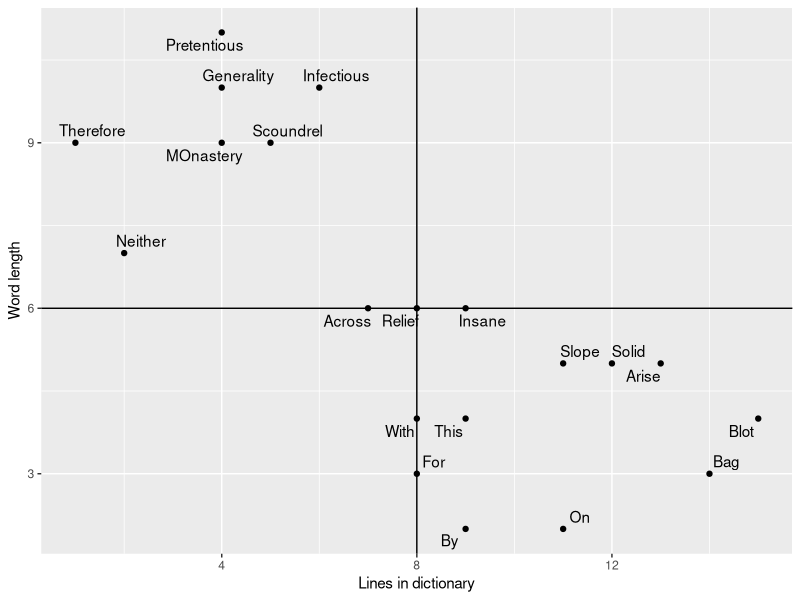
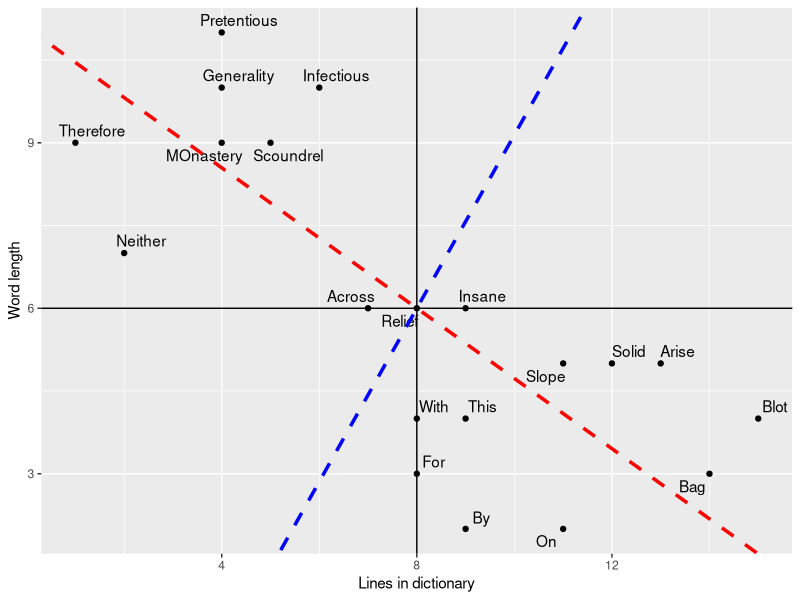
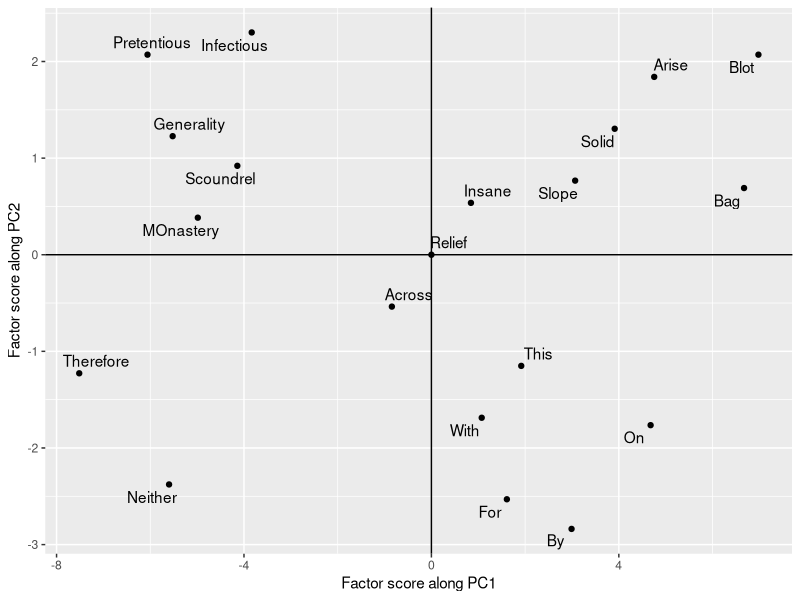
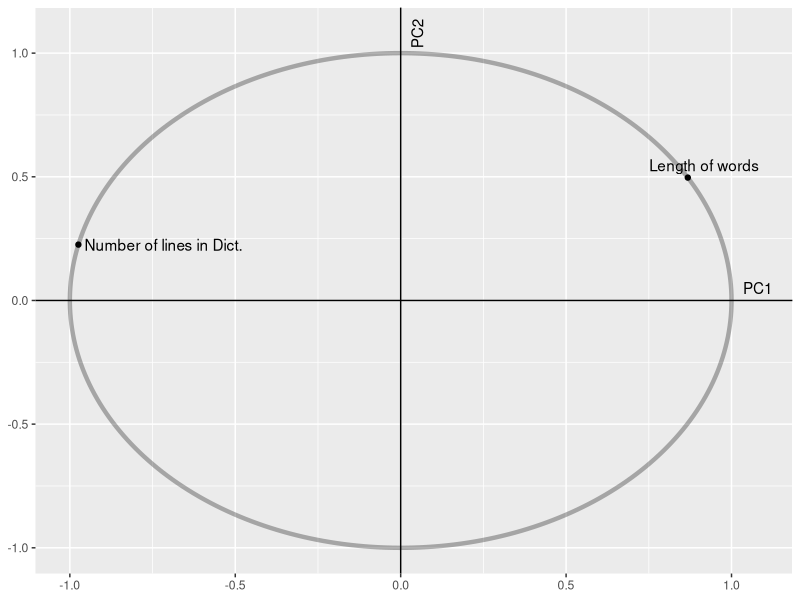
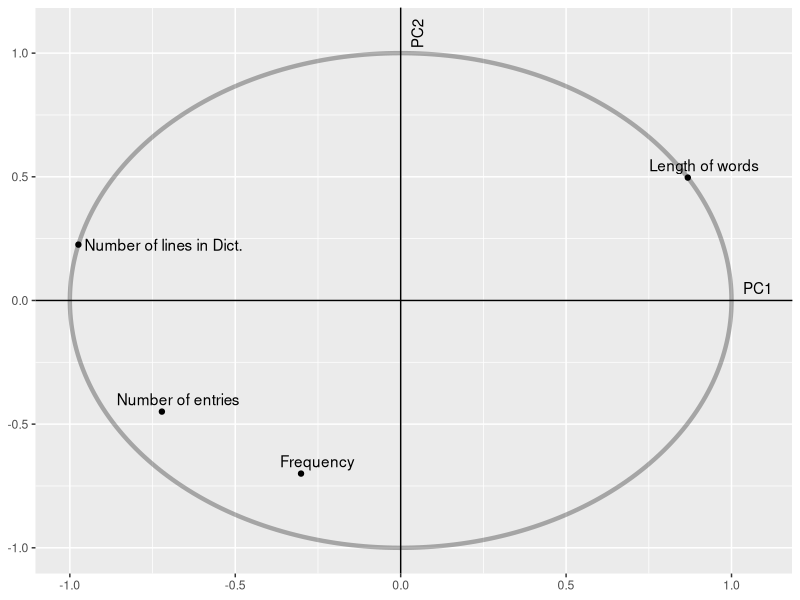
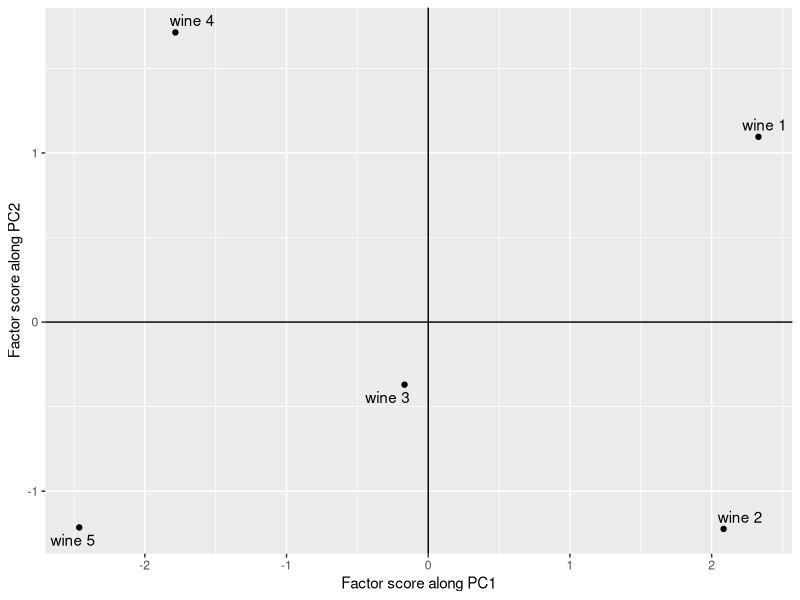
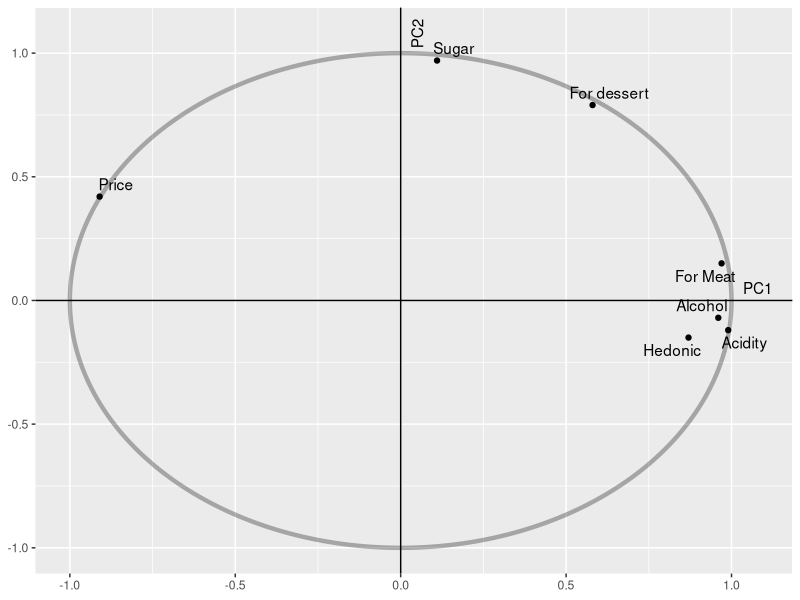
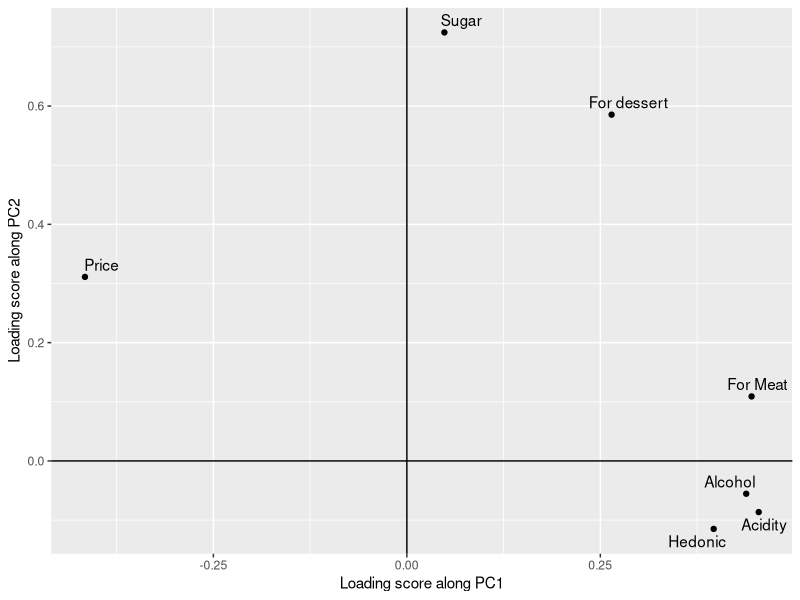

Here is the R script that generated these plots, in order:
## ---- chunk 1
library(ggplot2)
library(ggrepel)
## ---- chunk 2
# Table 1
# Load data
(words = read.csv("pca_abdi_words.csv",header = T))
(words_centered = scale(words[,2:3],scale = F)) # Removing the first column
## ---- chunk 3
pca_words_cov = prcomp(words[,2:3],scale = F) # cov stands for Covariance PCA
factor_scores_words = pca_words_cov$x
round(factor_scores_words,2)
## ---- chunk 4
#  It can also be checked that both the principal components are orthogonal.
sum(factor_scores_words[,1]*factor_scores_words[,2]) # PCs are orthogonal
## ---- chunk 5
round(factor_scores_words[,1]^2/sum(factor_scores_words[,1]^2)*100,2)
round(factor_scores_words[,2]^2/sum(factor_scores_words[,2]^2)*100,2)
## ---- chunk 6
round(factor_scores_words^2/matrix(rep(colSums(factor_scores_words^2),nrow(words)),ncol = 2,byrow = T)*100,2)
## ---- chunk 7
(dist = rowSums(factor_scores_words^2))
## ---- chunk 8
(sq_cos = round(factor_scores_words^2/rowSums(factor_scores_words^2)*100))
## ---- chunk 9
# Figue 1
p = ggplot(words,aes(x = Lines_in_dict,y = Word_length,label = Words))+
  geom_point()+ geom_text_repel()+ 
  geom_hline(yintercept = 6)+geom_vline(xintercept = 8)+
  labs(x = "Lines in dictionary",y = "Word length")
print(p)
# Show directions of PCs
# Note that intercept argument in geom_abline considers the line to be at the origin. In our case the data are mean shifted.
# So we have to adjust the intercept taking new origin into consideration. These adjustments have been made below.
slope1 = pca_words_cov$rotation[1,1]/pca_words_cov$rotation[2,1] # Slope of first PC
slope2 = pca_words_cov$rotation[1,2]/pca_words_cov$rotation[2,2] # Slope of second PC
(new_origin = c(mean(words$Lines_in_dict),mean(words$Word_length)))
intercept1 = 6 - slope1*8
intercept2 = 6 - slope2*8
p+geom_abline(slope = slope1,intercept = intercept1,linetype = "dashed",size = 1.2,col = "red")+
  geom_abline(slope = slope2,intercept = intercept2,linetype = "dashed",size = 1.2,col = "blue")
## ---- chunk 10
ggplot(as.data.frame(pca_words_cov$x),aes(-pca_words_cov$x[,1],pca_words_cov$x[,2],label = words$Words))+
  geom_point()+geom_text_repel()+geom_hline(yintercept = 0)+geom_vline(xintercept = 0)+
  xlab("Factor score along PC1")+ylab("Factor score along PC2")
## ---- chunk 11
sur = c(3,12) # It has 3 letter and 12 lines of dictionary entry
(sur_centered = sur - colMeans(words[,2:3]))
(factor_scores_sur = round(sur_centered %*% pca_words_cov$rotation,2))
## ---- chunk 12
(total_var_before = round(sum(diag(var(words_centered))),3))
## ---- chunk 13
(total_var_after = round(sum(diag(var(pca_words_cov$x))),3))
## ---- chunk 14
# Correlation between PCs and original variables
(cor(pca_words_cov$x,words_centered))
## ---- chunk 15
(cor(pca_words_cov$x,words_centered)^2)
## ---- chunk 16
colSums((cor(pca_words_cov$x,words_centered)^2))
## ---- chunk 17
(loading_matrix = pca_words_cov$rotation)
## ---- chunk 18
# Supplementary variable (Table 4)
Frequency = c(8,230,700,1,500,1,9,2,1,700,7,1,4,500,900,3,1,10,1,1)
Num_entries = c(6,3,12,2,7,1,1,6,1,5,2,1,5,9,7,1,1,4,4,2)
supp_data = data.frame(Frequency,Num_entries) # Supplementary data
## ---- chunk 19
supp_data_cent = scale(supp_data,scale = F) # Centered supplementary data
## ---- chunk 20
(corr_score_supp = round(cor(pca_words_cov$x,supp_data),4))
## ---- chunk 21
(round(cor(pca_words_cov$x,supp_data_cent),4))
## ---- chunk 22
(round(cor(pca_words_cov$x,supp_data_cent)^2,4))
## ---- chunk 23
(round(colSums(cor(pca_words_cov$x,supp_data_cent)^2),4))
## ---- chunk 24
# First plot correlation circle
x = seq(0,2*pi,length.out = 300)
circle = ggplot() + geom_path(data = data.frame(a = cos(x),b = sin(x)),
                     aes(cos(x),sin(x)),alpha = 0.3, size = 1.5)+
            geom_hline(yintercept = 0)+geom_vline(xintercept = 0)+
  annotate("text",x = c(1.08,0.05),y = c(0.05,1.08),label = c("PC1","PC2"),angle = c(0,90))+
            xlab(NULL)+ylab(NULL)
# Plotting original variables
cor_score = as.data.frame(cor(words_centered,pca_words_cov$x))
variable_plot_original = circle + geom_point(data = cor_score,  aes(cor_score[,1],cor_score[,2]))+
  geom_text_repel(aes(cor_score[,1],cor_score[,2],
                      label = c("Length of words","Number of lines in Dict."))) 
print(variable_plot_original)
## ---- chunk 25
variable_plot_original+
  geom_point(data = as.data.frame(corr_score_supp),
             aes(corr_score_supp[,1],corr_score_supp[,2]))+
  geom_text_repel(aes(corr_score_supp[,1],corr_score_supp[,2],
                      label = c("Frequency","Number of entries"))) 
## ---- chunk 26
# Table 6
(wine = read.csv("pca_abdi_wine.csv",header = T))
pca_wine_cor = prcomp(wine[2:8],scale = T)
ggplot(as.data.frame(pca_wine_cor$x),aes(x = pca_wine_cor$x[,1],y =  pca_wine_cor$x[,2], label = paste0("wine ",1:5)))+
  geom_point()+geom_text_repel()+ geom_vline(xintercept = 0)+ geom_hline(yintercept = 0)+
  xlab("Factor score along PC1")+ylab("Factor score along PC2")
## ---- chunk 27
# Table 7
(pca_wine_cor$x[,1:2])
## ---- chunk 28
round(pca_wine_cor$x[,1:2]^2/matrix(rep(colSums(pca_wine_cor$x[,1:2]^2),nrow(wine)),ncol = 2,byrow = T)*100,2)
## ---- chunk 29
(sq_cos = round(pca_wine_cor$x[,1:2]^2/rowSums(pca_wine_cor$x^2)*100))
## ---- chunk 30
(round(pca_wine_cor$rotation[,1:2],2))
## ---- chunk 31
(corr_score_wine = round(cor(pca_wine_cor$x,wine[,2:8])[1:2,],2))
## ---- chunk 32
# Figure 6
corr_score_wine = t(corr_score_wine)
circle + 
  geom_point(data = as.data.frame(corr_score_wine),
             aes(corr_score_wine[,1],corr_score_wine[,2]))+
  geom_text_repel(aes(corr_score_wine[,1],corr_score_wine[,2],
                      label = c("Hedonic","For Meat","For dessert","Price","Sugar","Alcohol","Acidity")))
## ---- chunk 33
(round(pca_wine_cor$rotation[,1:2],2))
## ---- chunk 34
rotated_loading_scores = varimax(pca_wine_cor$rotation[,1:2])
## ---- chunk 35
# Table 10
(round(rotated_loading_scores$loadings[,1:2],2))
## ---- chunk 36
(round(pca_wine_cor$rotation[,1:2] %*% rotated_loading_scores$rotmat,2))
## ---- chunk 37
#Figure 7
ggplot(as.data.frame(pca_wine_cor$rotation[,1:2]),aes(x = pca_wine_cor$rotation[,1],y = pca_wine_cor$rotation[,2],
                                                      label = c("Hedonic","For Meat","For dessert","Price","Sugar","Alcohol","Acidity")))+
  geom_point()+geom_text_repel()+geom_hline(yintercept = 0)+geom_vline(xintercept = 0)+
  xlab("Loading score along PC1")+ylab("Loading score along PC2")
## ---- chunk 38
ggplot(as.data.frame(rotated_loading_scores$loadings[,1:2]),
                     aes(x = rotated_loading_scores$loadings[,1],
                         y = rotated_loading_scores$loadings[,2],
                         label = c("Hedonic","For Meat","For dessert","Price","Sugar","Alcohol","Acidity")))+
  geom_point()+geom_text_repel()+geom_hline(yintercept = 0)+geom_vline(xintercept = 0)+
    xlab("Loading score along PC1 after rotation")+
    ylab("Loading score along PC2 after rotation")
## ---- chunk 39
# Load data (Table 11) 
(food = read.csv("pca_abdi_food.csv",header = T))
pca_food_cov = prcomp(food[,3:9],scale = F)
## ---- chunk 40
# Table 12
(factor_scores_food = round(pca_food_cov$x[,1:2],2))
## ---- chunk 41
round(pca_food_cov$x[,1:2]^2/matrix(rep(colSums(pca_food_cov$x[,1:2]^2),nrow(food)),ncol = 2,byrow = T)*100,2)
dist = pca_food_cov$x[,1]^2+pca_food_cov$x[,2]^2
## ---- chunk 42
(sq_cos = round(pca_food_cov$x[,1:2]^2/rowSums(pca_food_cov$x^2)*100))
## ---- chunk 43
# Table 13
(round(pca_food_cov$rotation[,1:2]^2,2))
## ---- chunk 44
(corr_score_food = round((cor(pca_food_cov$x,food[,3:9])[1:2,]),2))
## ---- chunk 45
(round((cor(pca_food_cov$x,food[,3:9])[1:2,])^2,2))
## ---- chunk 46
# Figure 9
corr_score_food = t(corr_score_food)
circle + geom_point(data = as.data.frame(corr_score_food), 
                    aes(x = corr_score_food[,1],y = corr_score_food[,2]))+
  geom_text_repel(data = as.data.frame(corr_score_food), 
                  aes(x = corr_score_food[,1],y = corr_score_food[,2],
                      label = c("Bread","Vegetables","Fruit","Meat","Poultry","Milk","Wine")))
## ---- chunk 47
## Table 14
cent_food = food[,3:9]-matrix(rep(colMeans(food[,3:9]),times = 12),nrow = 12,
                              byrow = T)
svd_food = svd(cent_food)
(Eigenvalues = (svd_food$d)^2)
## ---- chunk 48
(round(Eigenvalues/sum(Eigenvalues),2))
## ---- chunk 49
(round(cumsum(Eigenvalues),2))
## ---- chunk 50
(round(cumsum(Eigenvalues)/sum(Eigenvalues),2))
## ---- chunk 51
RESS = array(rep(0,7))
for (i in 1:7){
  RESS[i] = sum(Eigenvalues)-sum(Eigenvalues[1:i])
}
RESS
## ---- chunk 52
round(RESS/sum(Eigenvalues),2)
